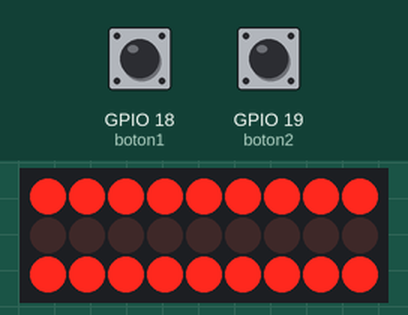
Recording of a sketch running on a simulated ESP32. Parts: 9×3 LED matrix. Wiring (inferred from the names in the program): LED cube drawn one layer per row (orientation assumed): layers GPIO 25, GPIO 26, GPIO 27; columns GPIO 2, GPIO 4, GPIO 5, GPIO 12, GPIO 13, GPIO 14, GPIO 15, GPIO 16, GPIO 17. The test bench sets the inputs (shaded band); at power-on: GPIO 19 (boton2) HIGH, GPIO 18 (boton1) HIGH.

Above: at 3.8 s.
3.9 s: GPIO 19 (boton2) pulled LOW for 1.8 s
At 5.9 s:
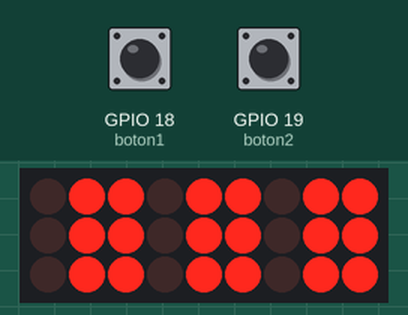
8.5 s: GPIO 18 (boton1) pulled LOW for 1.8 s
At 9.8 s:
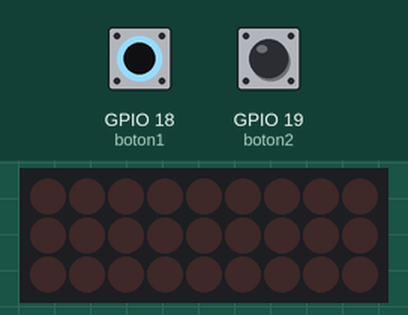
11.8 s: GPIO 18 (boton1) pulled LOW for 3.2 s
16.5 s: GPIO 18 (boton1) driven LOW and GPIO 19 (boton2) driven LOW
At 17.9 s:
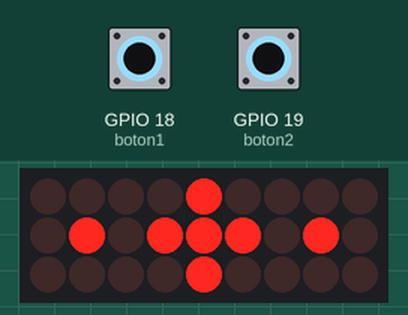
18.6 s: GPIO 18 (boton1) driven HIGH
At 19.4 s:
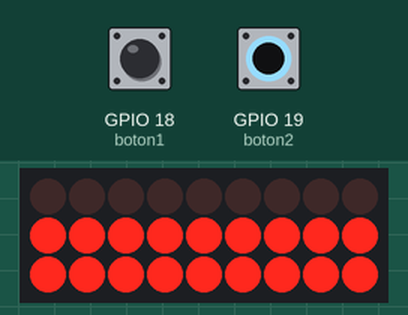
Timing chart, 0 to 21.6 s (numbered marks = the images above; inputs shaded):
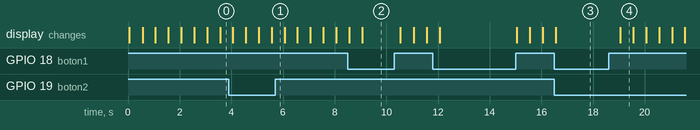

Measured:
- after the input at 8.5 s, the display: first differs from a run without the input after 0.56 s (image 2)
- after the input at 16.5 s, the display: changes after 0.06 s (image 3)
- after the input at 18.6 s, the display: changes after 0.46 s (image 4)
- what the display in image 4 shows lasts 0.5 s, from 19.1 s to 19.6 s

The sketch:

Practica_2B.ino
```cpp
// Definición de pines en la ESP32
const int niveles[] = {25, 26, 27};  // Pines que controlan las capas (niveles)
const int columnas[] = {2, 4, 5, 12, 13, 14, 15, 16, 17};  // Pines para las columnas de LEDs
const int boton1 = 18;  // Pin del primer botón
const int boton2 = 19;  // Pin del segundo botón

// Matriz 3x3x3 para representar el estado de los LEDs (1 = encendido, 0 = apagado)
int cubo[3][3][3] = {0};

void setup() {
    // Configurar pines de niveles como salida
    for (int i = 0; i < 3; i++) {
        pinMode(niveles[i], OUTPUT);
        digitalWrite(niveles[i], LOW);  // Apagar niveles
    }

    // Configurar pines de columnas como salida
    for (int i = 0; i < 9; i++) {
        pinMode(columnas[i], OUTPUT);
        digitalWrite(columnas[i], LOW);  // Apagar columnas
    }

    // Configurar botones como entrada
    pinMode(boton1, INPUT_PULLUP);
    pinMode(boton2, INPUT_PULLUP);
}

// Mostrar el contenido del cubo usando multiplexado
void mostrarCubo(int tiempo) {
    unsigned long start = millis();
    while (millis() - start < tiempo) {
        for (int z = 0; z < 3; z++) {
            digitalWrite(niveles[z], HIGH);
            for (int y = 0; y < 3; y++) {
                for (int x = 0; x < 3; x++) {
                    int index = y * 3 + x;
                    digitalWrite(columnas[index], cubo[z][y][x] ? HIGH : LOW);
                }
            }
            delay(2);  // Delay corto para persistencia visual
            digitalWrite(niveles[z], LOW);
        }
    }
}

// Apagar todos los LEDs del cubo lógico
void apagarCubo() {
    for (int z = 0; z < 3; z++) {
        for (int y = 0; y < 3; y++) {
            for (int x = 0; x < 3; x++) {
                cubo[z][y][x] = 0;
            }
        }
    }
}

// Animaciones corregidas usando la matriz cubo[][][]
void animacionTodosEncendidos() {
    for (int z = 0; z < 3; z++)
        for (int y = 0; y < 3; y++)
            for (int x = 0; x < 3; x++)
                cubo[z][y][x] = 1;
    mostrarCubo(500);
}

void animacionBordes() {
    apagarCubo();
    int bordes[] = {0, 1, 2, 3, 5, 6, 7, 8};
    for (int z = 0; z < 3; z++) {
        if (z == 1) {
            cubo[1][0][0] = 1; cubo[1][0][2] = 1; cubo[1][2][0] = 1; cubo[1][2][2] = 1;
        } else {
            for (int i = 0; i < 8; i++) {
                int idx = bordes[i];
                cubo[z][idx / 3][idx % 3] = 1;
            }
        }
    }
    mostrarCubo(500);
}

void animacionCaras() {
    // Cara Inferior
    apagarCubo();
    for (int y = 0; y < 3; y++)
        for (int x = 0; x < 3; x++)
            cubo[0][y][x] = 1;
    mostrarCubo(500);

    // Cara Superior
    apagarCubo();
    for (int y = 0; y < 3; y++)
        for (int x = 0; x < 3; x++)
            cubo[2][y][x] = 1;
    mostrarCubo(500);

    // Cara Frontal (x=0)
    apagarCubo();
    for (int z = 0; z < 3; z++)
        for (int y = 0; y < 3; y++)
            cubo[z][y][0] = 1;
    mostrarCubo(500);

    // Cara Trasera (x=2)
    apagarCubo();
    for (int z = 0; z < 3; z++)
        for (int y = 0; y < 3; y++)
            cubo[z][y][2] = 1;
    mostrarCubo(500);

    // Cara Izquierda (y=0)
    apagarCubo();
    for (int z = 0; z < 3; z++)
        for (int x = 0; x < 3; x++)
            cubo[z][0][x] = 1;
    mostrarCubo(500);

    // Cara Derecha (y=2)
    apagarCubo();
    for (int z = 0; z < 3; z++)
        for (int x = 0; x < 3; x++)
            cubo[z][2][x] = 1;
    mostrarCubo(500);
}

void animacionCapas() {
    for (int z = 0; z < 3; z++) {
        apagarCubo();
        for (int y = 0; y < 3; y++)
            for (int x = 0; x < 3; x++)
                cubo[z][y][x] = 1;
        mostrarCubo(500);
    }
}

void loop() {
    int estado = digitalRead(boton1) * 2 + digitalRead(boton2);

    switch (estado) {
        case 0:
            animacionBordes();
            break;
        case 1:
            animacionTodosEncendidos();
            break;
        case 2:
            animacionCaras();
            break;
        case 3:
            animacionCapas();
            break;
    }
}
```
